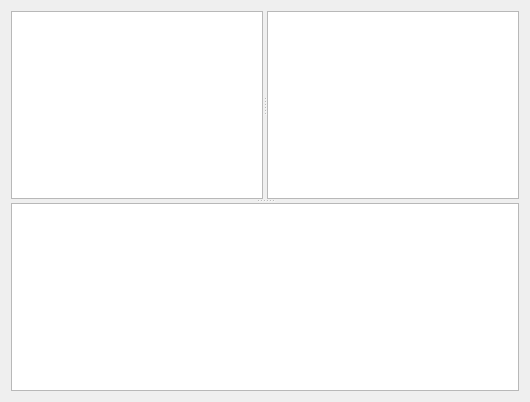
<?xml version="1.0" encoding="UTF-8"?>
<ui version="4.0">
 <class>GSplitterCustom</class>
 <widget class="QWidget" name="GSplitterCustom">
  <property name="geometry">
   <rect>
    <x>0</x>
    <y>0</y>
    <width>530</width>
    <height>402</height>
   </rect>
  </property>
  <property name="minimumSize">
   <size>
    <width>400</width>
    <height>400</height>
   </size>
  </property>
  <property name="windowTitle">
   <string>Qt | ReadyDev</string>
  </property>
  <layout class="QGridLayout" name="gridLayout">
   <item row="0" column="0">
    <widget class="QSplitter" name="m_verticalSplitter">
     <property name="orientation">
      <enum>Qt::Vertical</enum>
     </property>
     <widget class="QSplitter" name="m_horizontalSplitter">
      <property name="orientation">
       <enum>Qt::Horizontal</enum>
      </property>
      <widget class="QTextEdit" name="textEdit"/>
      <widget class="QTextEdit" name="textEdit_2"/>
     </widget>
     <widget class="QTextEdit" name="textEdit_3"/>
    </widget>
   </item>
  </layout>
 </widget>
 <resources/>
 <connections/>
</ui>
